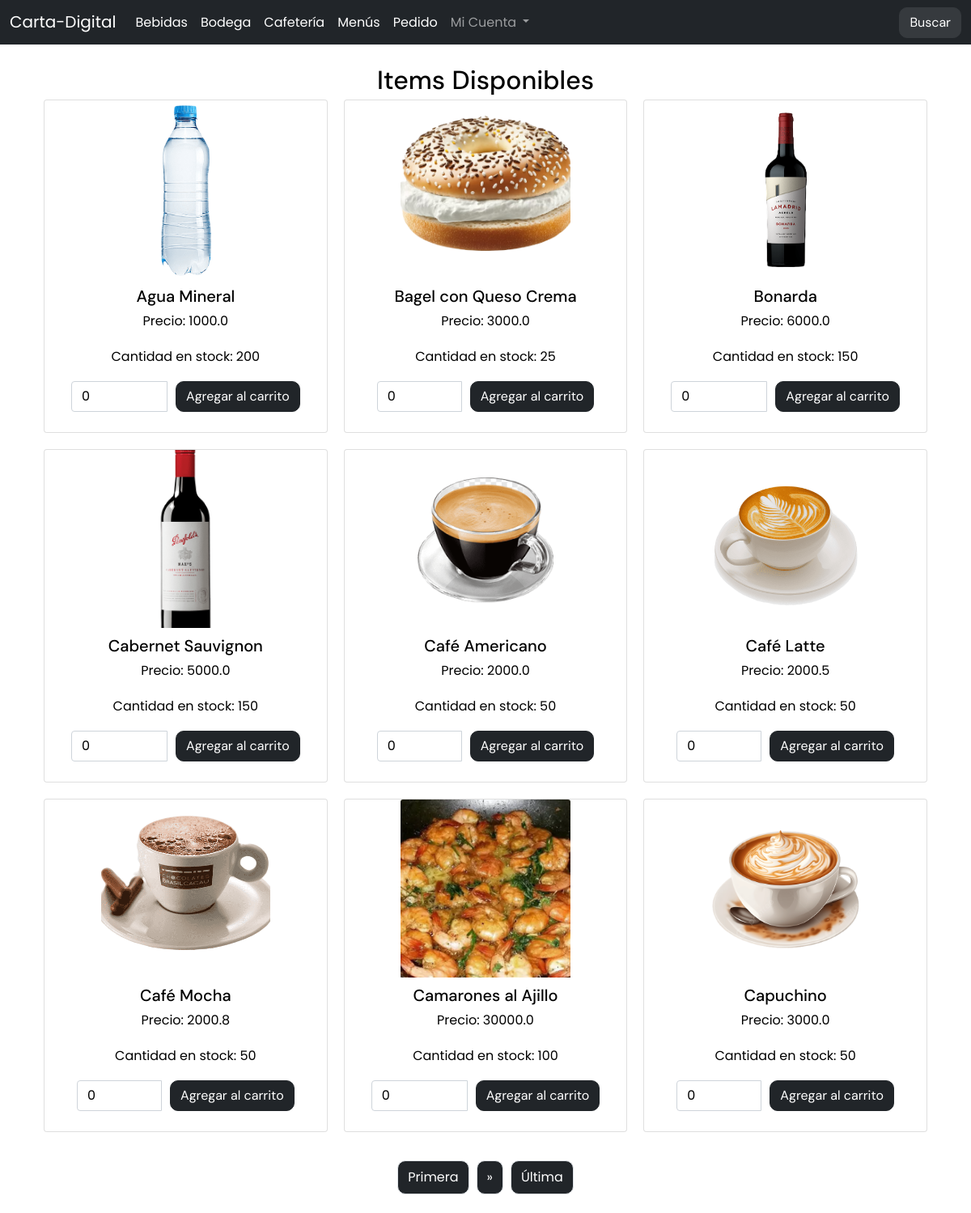
The page / on the database its author committed.
### carta/models.py (models this page shows, shortened)
class Item(models.Model):
    nombre = models.CharField(max_length=50, null=False)
    precio = models.FloatField(null=False)
    cantidad_stock = models.IntegerField(null=False, verbose_name="Cantidad en stock")
    categoria = models.ForeignKey(Categoria, on_delete= models.CASCADE, null=True)
    foto = models.ImageField(blank=True, default="/empty.png", upload_to='items/',verbose_name="foto")

### carta/views/paginate.py (the view)
# urls.py: path('', PaginateIndexView, name="index"),
def PaginateIndexView(request):
   listado_items = Item.objects.all().order_by('nombre')
   paginator = Paginator(listado_items, 9)
   pagina = request.GET.get("page") or 1
   items = paginator.get_page(pagina)
   pagina_actual = int(pagina)
   paginas = range(1, items.paginator.num_pages + 1)
   return render(request, "index.html", {"items":items,
                                          "paginas":paginas,
                                          "pagina_actual":pagina_actual})

### carta/templates/index.html (shortened to what this page needs)
{% extends "base.html" %}
{% load static %}
{% block content %}
  <h2 class="text-center">Items Disponibles</h2>
  <div class="container text-center">
    <div class="row row-cols-1 row-cols-md-3 g-4">
      {% for item in items %}
      <div class="col">
        <div class="card h-100">
          <img src="{% static item.foto.url %}" class="card-img-top" alt="Foto de {{ item.nombre }}">
          <div class="card-body">
            <h5 class="card-title">{{ item.nombre }}</h5>
            <p class="card-text">Precio: {{ item.precio }}</p>
            <p class="card-text">Cantidad en stock: {{ item.cantidad_stock }}</p>
            <form method="post" action="{% url 'agregar-al-carrito' item.id %}">
              <div class="input-group mb-3">
                <input type="number" name="cantidad" value="0" min="1" max="{{ item.cantidad_stock }}" class="form-control">
                <button type="submit" class="btn btn-primary ms-2">Agregar al carrito</button>
              </div>
            </form>
          </div>
        </div>
      </div>
      {% endfor %}
    </div>
  </div>
  <div class="row mt-3 justify-content-center">
    <nav>
      <ul class="pagination">
        {% if items.has_previous %}
          <li class="page-item">
            <a class="page-link" href="?page=1">Primera</a>
          </li>
          <li class="page-item">
            <a class="page-link" href="?page={{ items.previous_page_number }}">&laquo;</a>
          </li>
        {% else %}
          <li class="page-item disabled">
            <a class="page-link" href="?page=1">Primera</a>
          </li>
        {% endif %}
        {% if items.has_next %}
          <li class="page-item">
            <a class="page-link" href="?page={{ items.next_page_number }}">&raquo;</a>
          </li>
          <li class="page-item">
            <a class="page-link" href="?page={{ items.paginator.num_pages }}">Última</a>
          </li>
        {% else %}
          <li class="page-item disabled">
            <a class="page-link" href="#">Última</a>
          </li>
        {% endif %}
      </ul>
    </nav>
  </div>
{% endblock %}

### rows shown on the page
Item: foto (picture), nombre "Agua Mineral", precio "1000.0", cantidad_stock "200"
Item: foto (picture), nombre "Bagel con Queso Crema", precio "3000.0", cantidad_stock "25"
Item: foto (picture), nombre "Bonarda", precio "6000.0", cantidad_stock "150"
Item: foto (picture), nombre "Cabernet Sauvignon", precio "5000.0", cantidad_stock "150"
Item: foto (picture), nombre "Café Americano", precio "2000.0", cantidad_stock "50"
Item: foto (picture), nombre "Café Latte", precio "2000.5", cantidad_stock "50"
Item: foto (picture), nombre "Café Mocha", precio "2000.8", cantidad_stock "50"
Item: foto (picture), nombre "Camarones al Ajillo", precio "30000.0", cantidad_stock "100"
Item: foto (picture), nombre "Capuchino", precio "3000.0", cantidad_stock "50"
